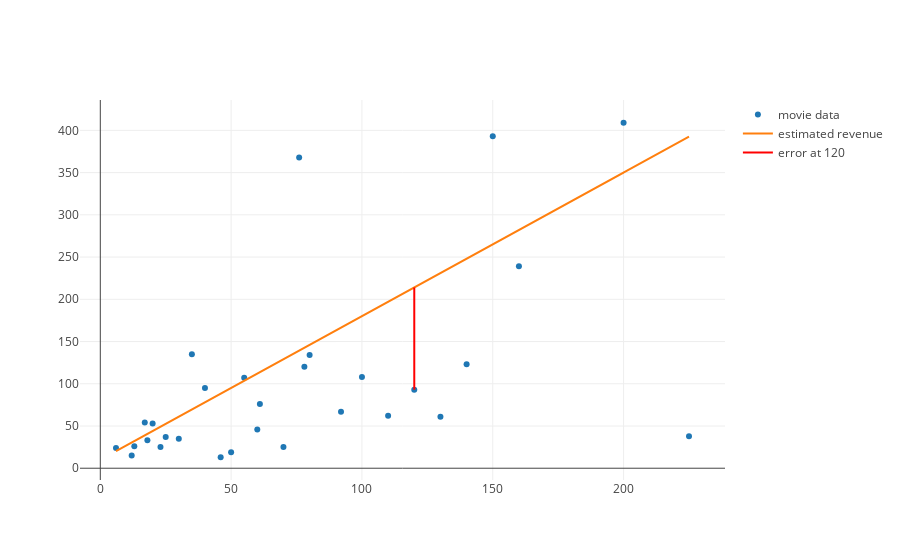

The notebook cell this image was saved under:
### Code cell
from plotly.offline import iplot, init_notebook_mode
init_notebook_mode(connected=True)
from graph import trace_values, m_b_trace, plot
if x_values and y_values:
    movies_trace = trace_values(x_values, y_values, text=titles, name='movie data')
    regression_trace = m_b_trace(1.7, 10, x_values, name='estimated revenue')
    plot([movies_trace, regression_trace, error_at_120m])

### Figure 1 — Plotly figure (JSON) as saved in the notebook; plotly's stock layout.template omitted (floating-point values rounded to 4 significant figures)
{"data": [{"mode": "markers", "name": "movie data", "text": ["21 &amp; Over", "Dredd 3D", "12 Years a Slave", "2 Guns", "42", "47 Ronin", "A Good Day to Die Hard", "About Time", "After Earth", "August: Osage County", "Beautiful Creatures", "Blue Jasmine", "Captain Phillips", "Carrie", "Cloudy with a Chance of Meatballs 2", "Despicable Me 2", "Don Jon", "Elysium", "Ender&#39;s Game", "Epic", "Escape Plan", "Evil Dead", "Fast and Furious 6", "Frozen", "G.I. Joe: Retaliation", "Gangster Squad", "Grown Ups", "Her", "Identity Thief", "Iron Man 3"], "type": "scatter", "uid": "2a200272-2c75-11e9-981b-855431079533", "x": [13, 46, 20, 61, 40, 225, 92, 12, 130, 25, 50, 18, 55, 30, 78, 76, 6, 120, 110, 100, 70, 17, 160, 150, 140, 60, 80, 23, 35, 200], "y": [26, 13, 53, 76, 95, 38, 67, 15, 61, 37, 19, 33, 107, 35, 120, 368, 24, 93, 62, 108, 25, 54, 239, 393, 123, 46, 134, 25, 135, 409]}, {"mode": "lines", "name": "estimated revenue", "type": "scatter", "uid": "2a2004ac-2c75-11e9-981b-855431079533", "x": [13, 46, 20, 61, 40, 225, 92, 12, 130, 25, 50, 18, 55, 30, 78, 76, 6, 120, 110, 100, 70, 17, 160, 150, 140, 60, 80, 23, 35, 200], "y": [32.1, 88.2, 44, 113.7, 78, 392.5, 166.4, 30.4, 231, 52.5, 95, 40.6, 103.5, 61, 142.6, 139.2, 20.2, 214, 197, 180, 129, 38.9, 282, 265, 248, 112, 146, 49.1, 69.5, 350]}, {"marker": {"color": "red"}, "mode": "lines", "name": "error at 120", "type": "scatter", "uid": "2a2005f6-2c75-11e9-981b-855431079533", "x": [120, 120], "y": [93, 214]}], "layout": {}}
